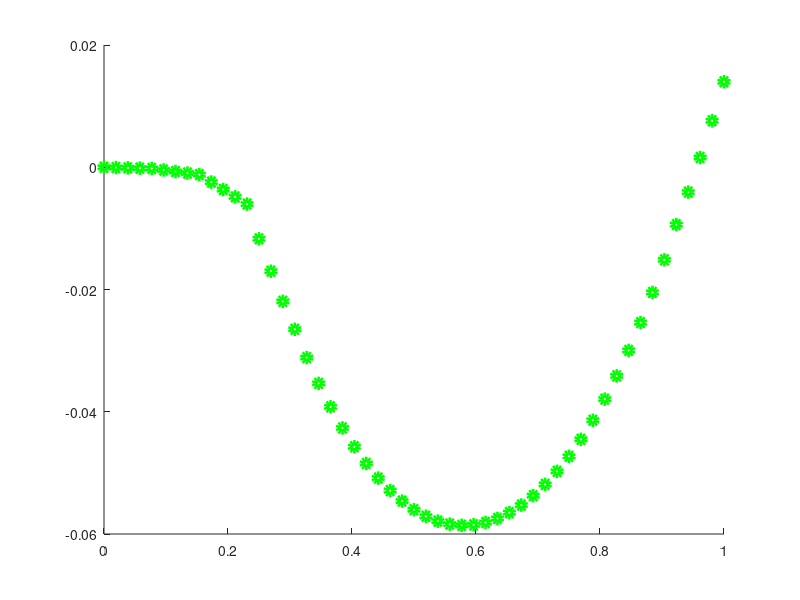

This chart was generated by the following MATLAB code:
y2=[0;-5.02244659442487e-05;
    -0.000100422412735061;
    -0.000150593849693638;
    -0.000200738786132550;-0.000451066285870825;-0.000700732664548103;-0.000949739076567985;-0.00119808667099175;-0.00242998223145993;-0.00364557666471393;-0.00484500772990592;-0.00602841001514785;-0.0117095047473231;-0.0170083320745573;-0.0219386279118346;-0.0265127171618185;-0.0311391210380056;-0.0353626252781231;-0.0391957152349227;-0.0426500916607667;-0.0457368106090046;-0.0484666392511935;-0.0508499365022964;-0.0528966345247185;-0.0546161987605169;-0.0560175484050083;-0.0571087628096627;-0.0578969701574079;-0.0583882445812666;-0.0585873471601417;-0.0584976179977531;-0.0581209237023251;-0.0574576277097623;-0.0565064713675188;-0.0552647370116060;-0.0537283122874821;-0.0518917580034768;-0.0497484146254787;-0.0472906546509226;-0.0445099990886469;-0.0413971774455637;-0.0379422647771949;-0.0341346986241498;-0.0299632989607741;-0.0254161692106912;-0.0204805040053179;-0.0151422456552042;-0.00938593473651580;-0.00406467620369103;0.00159360875439792;0.00760277613439467;0.0139782517447742];
u=length(y2);
for i = 1 : u
    y3(i)=y2(u-i+1);
end
dt=1/(u-1);
v=0:dt:1;
scatter(v,y2,'g','LineWidth',4)